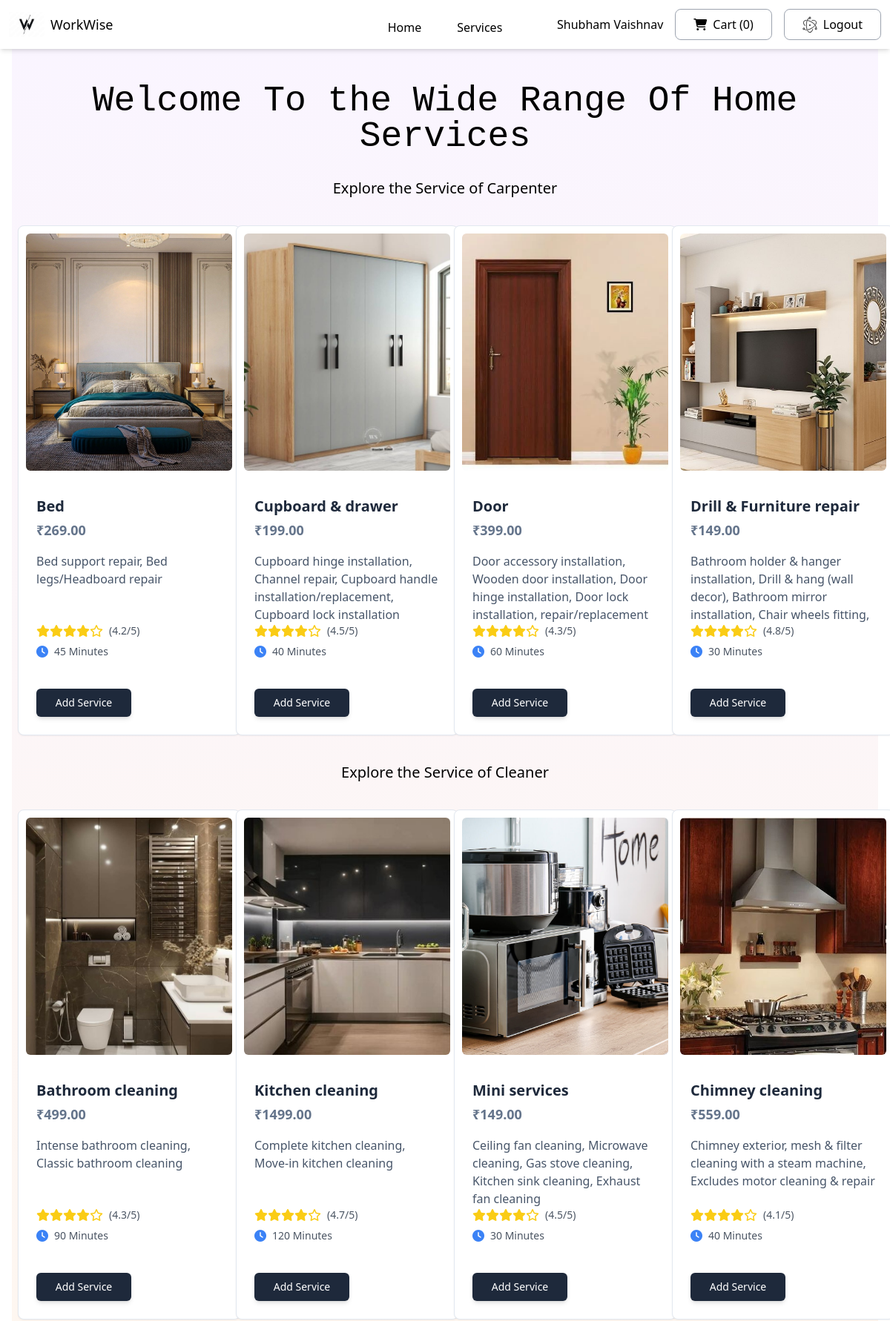
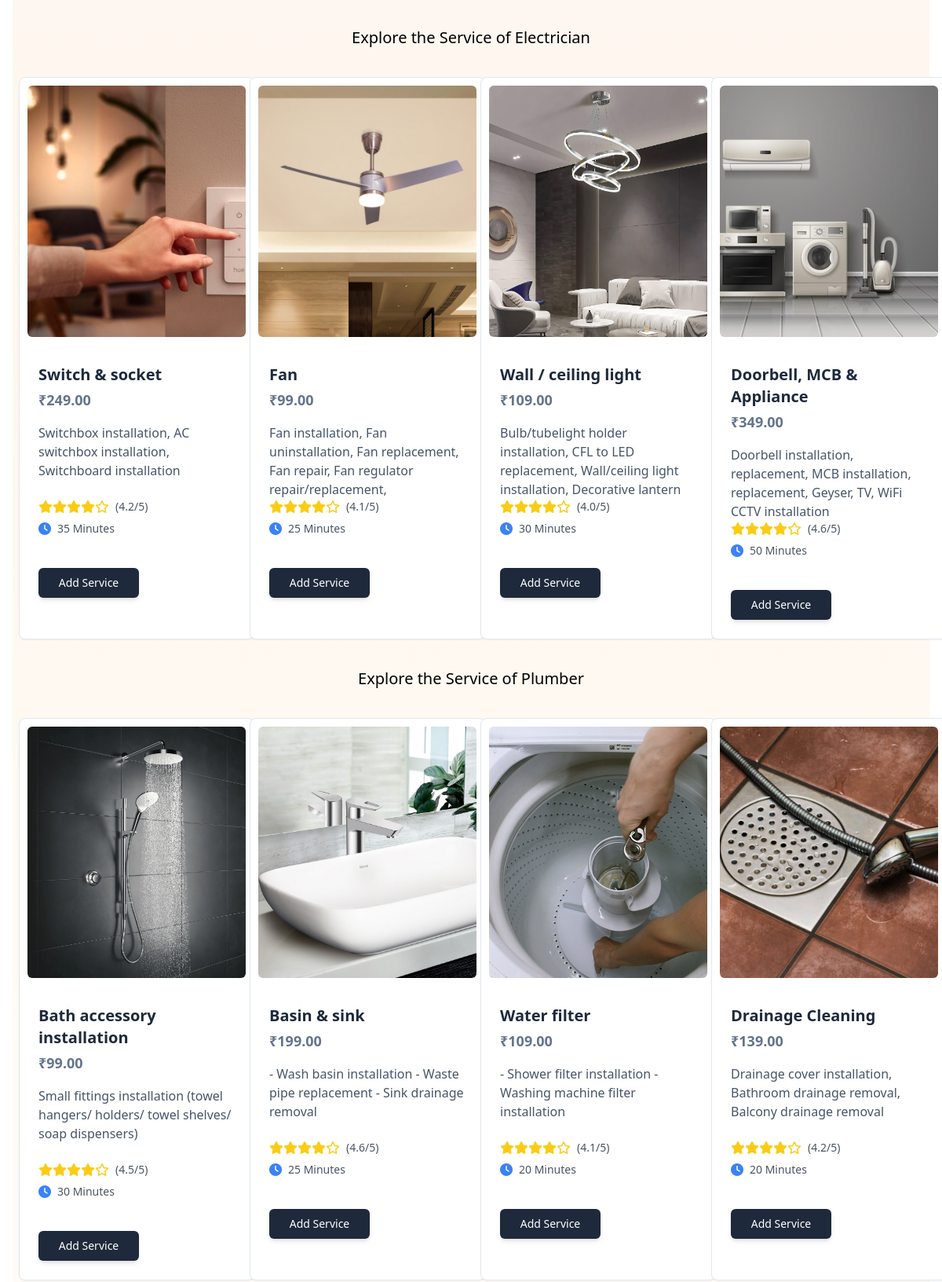
The app's page /home/ (signed in, upper part) with its own data (2 pictures, top to bottom).
### authentication/models.py (models this page shows, shortened)
class UserProfile(models.Model):
    user = models.ForeignKey(User, on_delete=models.CASCADE, related_name='profile')
    full_name = models.CharField(max_length=100)
    make_valid = RegexValidator(
        regex=r'^\d{10}$',
        message="Phone number must be exactly 10 digits."
    )
    phone = models.CharField(validators=[make_valid], max_length=12)
    address = models.TextField()
    city = models.CharField(max_length=100)
    state = models.CharField(max_length=100)
    created_at = models.DateTimeField(auto_now_add=True)
    updated_at = models.DateTimeField(auto_now=True)
    password = models.CharField(max_length=100,default='12345678')

### Homeapp/models.py (models this page shows, shortened)
class Service(models.Model):
    SERVICES = [
        ("Plumber", "Plumber"),
        ("Electrician", "Electrician"),
        ("Carpenter", "Carpenter"),
        ("Repair Technician", "Repair Technician"),
        ("Cleaner", "Cleaner"),
        ("Cook", "Cook"),
    ]
    service_id = models.AutoField(primary_key=True)
    provider = models.ForeignKey(ServiceProvider, on_delete=models.CASCADE, related_name="services")
    category = models.CharField(max_length=50, choices=SERVICES, db_index=True)  # Ensure same choices for consistency
    title = models.CharField(max_length=255, db_index=True)
    description = models.TextField()
    price = models.DecimalField(max_digits=10, decimal_places=2, default=0.00)
    duration = models.PositiveIntegerField(default=30)  # Assuming duration in minutes
    service_image = models.ImageField(upload_to="service_images/", blank=True, null=True)
    rating = models.FloatField(default=0.0)

### Homeapp/views.py (the view)
# urls.py: path('home/',views.home,name="home"),
def home(request, id=None):
    allServices = []
    servProd = Service.objects.values('category', 'service_id')
    cats = {item['category'] for item in servProd}
    for cat in cats:
        serv = Service.objects.filter(category=cat)
        n = len(serv)
        nSlides = n//4 + ceil((n/4)-(n//4))
        allServices.append([serv, range(1, nSlides), nSlides])
    allServices.sort(key=lambda x: x[0][0].category if x[0] else "")
    params = {'allServices': allServices}
    return render(request, 'home.html', params)

### templates/Home.html (shortened to what this page needs)
{% extends "base.html" %}
{% load static %}
{% load static tailwind_tags %}
{% block content %}
<main class="mt-16">
    <nav class="p-3 flex bg-white justify-between items-center fixed top-0 left-0 right-0 z-20 shadow-md">
        <a href="/" id="brand" class="flex gap-2 items-center flex-1">
            <img class="object-cover max-w-12 max-h-12" src="{% static 'images/logo.jpg' %}" alt="Logo">
            <span class="text-lg font-medium font-display">WorkWise</span>
        </a>
        <div id="nav-menu" class="hidden lg:flex gap-12 mt-2">
            <a href="/" class="font-medium hover:text-primary">Home</a>
            <a href="/home" class="font-medium hover:text-primary">Services</a>
        </div>
        {% if request.user.is_authenticated %}
            {% if user.socialaccount_set.all.0 %}
            <div class="hidden lg:flex flex-1 justify-end">
                    <h2 class=" font-medium flex items-center ">Welcome, {{ user.socialaccount_set.all.0.extra_data.name }}</h2>
                    <div class="w-4"></div>
                {% else %}
            <div class="hidden lg:flex flex-1 justify-end">
                <h2 class=" font-medium flex items-center ">{{ request.user.profile.first.full_name }}</h2>
                <div class="w-4"></div>
            {% endif %}
            <button data-popover-target="popover-bottom" data-popover-placement="bottom" type="button" class="flex gap-2 items-center border border-gray-400 px-6 py-2 rounded-lg hover:border-gray-600">
                <i class="fa-solid fa-shopping-cart"></i>
                <span class="font-display font-medium">Cart<span id="cart"> (0)</span></span>
            </button>
            <div class="w-4"></div>
            <a href="/authentication/logout/">
                <button class="flex gap-2 items-center border border-gray-400 px-6 py-2 rounded-lg hover:border-gray-600">
                    <img src="{% static 'images/asset 1.svg' %}" alt="">
                    <span class="font-display font-medium">Logout</span>
                </button>
            </a>
            </div>
        {% endif %}
    </nav>
    <div class="container mx-auto mt-16 px-4 h-screen max-w-full">
        <div id="hero" class="min-h-screen bg-gradient-to-b from-purple-50 via-orange-50 to-transparent mb-5">
            <div id="hero-container" class="mx-auto px-2 pt-6 pb-16 flex flex-col sm:items-center sm:text-center sm:pt-12 ">
                <h1 class="text-5xl mb-5 font-mono">Welcome To the Wide Range Of Home Services</h1>
                {% for service, range, nSlides in allServices%}
                <section class="{{ service.0.category }}">
                    <h3 class="my-3 text-xl text-pretty text-center text-success">Explore the Service of {{ service.0.category }} </h3>
                    <div class="grid grid-cols-1 md:grid-cols-2 lg:grid-cols-4 gap-6">
                        {% for i in service %}
                        <div class="flex flex-col bg-white shadow-sm border border-slate-200 rounded-lg my-6 w-[300px]">
                            <div class="m-2.5 overflow-hidden rounded-md h-80 flex justify-center items-center">
                              <img class="w-full h-full object-cover" src="{{ i.service_image.url }}" alt="profile-picture" />
                            </div>
                            <div class="p-6 text-left">
                              <h4 class="mb-1 text-xl font-semibold text-slate-800 " id="namepr{{i.id}}">
                                {{i.title}}
                              </h4>
                              <p
                                class="text-lg text-left font-bold text-slate-500    uppercase">
                                ₹{{i.price}}
                              </p>
                              <p class="text-base text-slate-600 mt-4 font-light h-24 overflow-hidden">
                                {{ i.description }}
                              </p>
                              <div class="flex items-center mb-2">
                                <div class="flex text-yellow-400">
                                    {% for star in "12345" %}
                                        {% with position=forloop.counter %}
                                            {% if i.rating >= position %}
                                                <i class="fas fa-star"></i>
                                            {% elif i.rating >= position|add:"-0.25" %}
                                                <i class="fas fa-star-three-quarters"></i>
                                            {% elif i.rating >= position|add:"-0.5" %}
                                                <i class="fas fa-star-half-alt"></i>
                                            {% elif i.rating >= position|add:"-0.75" %}
                                                <i class="fas fa-star-quarter"></i>
                                            {% else %}
                                                <i class="far fa-star"></i>
                                            {% endif %}
                                        {% endwith %}
                                    {% endfor %}
                                </div>
                                <span class="text-gray-600 text-sm ml-2">({{ i.rating|floatformat:1 }}/5)</span>
                            </div>
                            <div class="flex items-center justify-between mb-2">
                                <div class="flex items-center">
                                    <i class="fas fa-clock text-blue-500 mr-2"></i>
                                    <span class="text-sm text-gray-600">{{ i.duration }} Minutes</span>
                                </div>
                            </div>
                            </div>
                            {% if request.user.is_authenticated %}
                            <div class="flex p-6 pt-2 gap-7">
                                <span id="divpr{{i.service_id}}" class="divpr">
                                  <button id="pr{{i.service_id}}"  class="cartb min-w-32  rounded-md
                                   bg-slate-800 py-2 px-4 border border-transparent
                                   text-center text-sm text-white transition-all shadow-md
                                   hover:shadow-lg focus:bg-slate-700 focus:shadow-none active:bg-slate-700 hover:bg-slate-700 active:shadow-none disabled:pointer-events-none disabled:opacity-50 disabled:shadow-none" type="button">
                                    Add Service
                                  </button>
                                </span>
                                </div>
                            {% endif %}
                          </div>
                        {% endfor %}
                    </div>
                </section>
                {% endfor %}
            </div>
        </div>
    </div>
</main>
{% endblock %}

### records on screen
Service: category "Carpenter", service_image (picture), title "Bed", price "269.00", description "Bed support repair, Bed legs/Headboard repair", rating "4.2", duration "45"
Service: service_image (picture), title "Cupboard & drawer", price "199.00", description "Cupboard hinge installation, Channel repair, Cupboard handle installation/replacement, Cupboard lock installation", rating "4.5", duration "40"
Service: service_image (picture), title "Door", price "399.00", description "Door accessory installation, Wooden door installation, Door hinge installation, Door lock installation, repair/replacement", rating "4.3", duration "60"
Service: service_image (picture), title "Drill & Furniture repair", price "149.00", description "Bathroom holder & hanger installation, Drill & hang (wall decor), Bathroom mirror installation, Chair wheels fitting,…", rating "4.8", duration "30"
Service: category "Cleaner", service_image (picture), title "Bathroom cleaning", price "499.00", description "Intense bathroom cleaning, Classic bathroom cleaning", rating "4.3", duration "90"
Service: service_image (picture), title "Kitchen cleaning", price "1499.00", description "Complete kitchen cleaning, Move-in kitchen cleaning", rating "4.7", duration "120"
Service: service_image (picture), title "Mini services", price "149.00", description "Ceiling fan cleaning, Microwave cleaning, Gas stove cleaning, Kitchen sink cleaning, Exhaust fan cleaning", rating "4.5", duration "30"
Service: service_image (picture), title "Chimney cleaning", price "559.00", description "Chimney exterior, mesh & filter cleaning with a steam machine, Excludes motor cleaning & repair", rating "4.1", duration "40"
Service: category "Electrician", service_image (picture), title "Switch & socket", price "249.00", description "Switchbox installation, AC switchbox installation, Switchboard installation", rating "4.2", duration "35"
Service: service_image (picture), title "Fan", price "99.00", description "Fan installation, Fan uninstallation, Fan replacement, Fan repair, Fan regulator repair/replacement,", rating "4.1", duration "25"
Service: service_image (picture), title "Wall / ceiling light", price "109.00", description "Bulb/tubelight holder installation, CFL to LED replacement, Wall/ceiling light installation, Decorative lantern…", rating "4.0", duration "30"
Service: service_image (picture), title "Doorbell, MCB & Appliance", price "349.00", description "Doorbell installation, replacement, MCB installation, replacement, Geyser, TV, WiFi CCTV installation", rating "4.6", duration "50"
Service: category "Plumber", service_image (picture), title "Bath accessory installation", price "99.00", description "Small fittings installation (towel hangers/ holders/ towel shelves/ soap dispensers)", rating "4.5", duration "30"
Service: service_image (picture), title "Basin & sink", price "199.00", description "- Wash basin installation - Waste pipe replacement - Sink drainage removal", rating "4.6", duration "25"
Service: service_image (picture), title "Water filter", price "109.00", description "- Shower filter installation - Washing machine filter installation", rating "4.1", duration "20"
Service: service_image (picture), title "Drainage Cleaning", price "139.00", description "Drainage cover installation, Bathroom drainage removal, Balcony drainage removal", rating "4.2", duration "20"

### other values on screen
{{ request.user.profile.first.full_name }} "Shubham Vaishnav"
